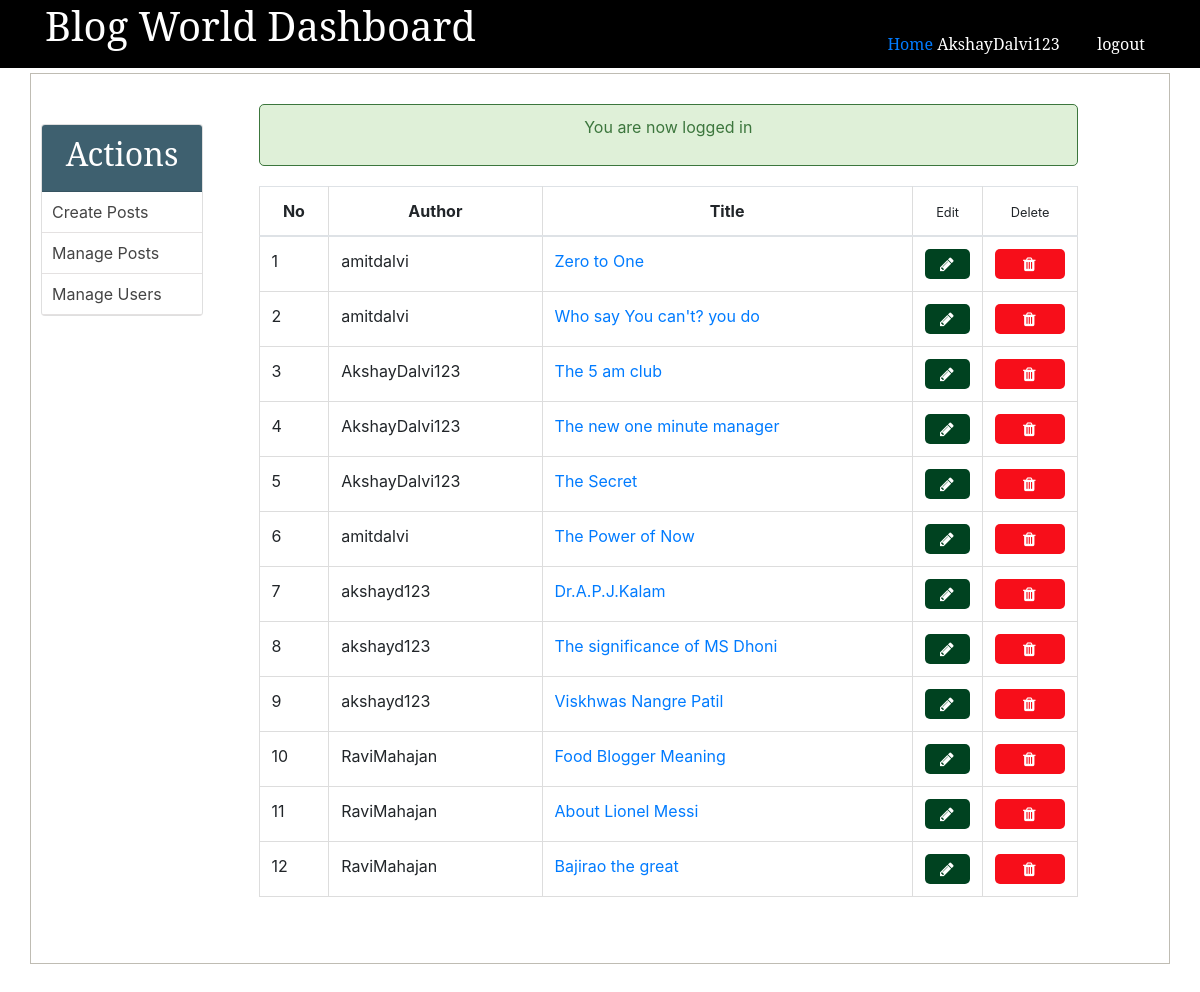
/admin/posts.php (signed in), run on the app's committed database.
### tables this page shows
CREATE TABLE `posts` (
  `id` int(11) NOT NULL,
  `user_id` int(11) DEFAULT NULL,
  `title` varchar(255) NOT NULL,
  `views` int(11) NOT NULL DEFAULT 0,
  `image` varchar(255) NOT NULL,
  `content` text NOT NULL,
  `created_at` timestamp NOT NULL DEFAULT current_timestamp() ON UPDATE current_timestamp(),
  `updated_at` timestamp NOT NULL DEFAULT '2021-08-08 00:20:25'
);

### admin/main/post_functions.php (called while the page is built, shortened)
<?php
function getAllPosts()
{
	global $conn;
	if ($_SESSION['user']['role'] == "Admin") {
		$sql = "SELECT * FROM posts";
	} elseif ($_SESSION['user']['role'] == "Author") {
		$user_id = $_SESSION['user']['id'];
		$sql = "SELECT * FROM posts WHERE user_id=$user_id";
	}
	$result = mysqli_query($conn, $sql);
	$posts = mysqli_fetch_all($result, MYSQLI_ASSOC);
	$final_posts = array();
	foreach ($posts as $post) {
		$post['author'] = getPostAuthorById($post['user_id']);
		array_push($final_posts, $post);
	}
	return $final_posts;
}
function getPostAuthorById($user_id)
{
	global $conn;
	$sql = "SELECT username FROM users WHERE id=$user_id";
	$result = mysqli_query($conn, $sql);
	if ($result) {
		return mysqli_fetch_assoc($result)['username'];
	} else {
		return null;
	}
}
?>

### admin/posts.php (the view, shortened to what this page needs)
<?php  include('../config.php'); ?>
<?php  include(ROOT_PATH . '/admin/main/post_functions.php'); ?>
<?php include(ROOT_PATH . '/admin/main/head_section.php'); ?>
<?php $posts = getAllPosts(); ?>
</head>
<body>
	<?php include(ROOT_PATH . '/admin/main/navbar.php') ?>
	<div class="container content">
		<?php include(ROOT_PATH . '/admin/main/menu.php') ?>
		<div class="table-div"  style="width: 80%;">
			<?php include(ROOT_PATH . '/admin/main/messages.php') ?>
			<?php if (empty($posts)): ?>
				<h1 style="text-align: center; margin-top: 20px;">No posts in the database.</h1>
			<?php else: ?>
				<table class="table">
						<thead>
						<th>No</th>
						<th>Author</th>
						<th>Title</th>
						<th><small>Edit</small></th>
						<th><small>Delete</small></th>
					</thead>
					<tbody>
					<?php foreach ($posts as $key => $post): ?>
						<tr>
							<td><?php echo $key + 1; ?></td>
							<td><?php echo $post['author']; ?></td>
							<td>
								<a 	target="_blank"
								href="">
									<?php echo $post['title']; ?>
								</a>
							</td>
								<td>
								<a class="fa fa-pencil btn edit"
									href="create_post.php?edit-post=<?php echo $post['id'] ?>">
								</a>
							</td>
							<td>
								<a  class="fa fa-trash btn delete"
									href="create_post.php?delete-post=<?php echo $post['id'] ?>">
								</a>
							</td>
						</tr>
					<?php endforeach ?>
					</tbody>
				</table>
			<?php endif ?>
		</div>
	</div>
</body>
</html>

### style/admin_style.css (style rules this page uses)
* { margin: 0px; padding: 0px; }
a { text-decoration: none; }
table { border-collapse: collapse; width: 70%; margin: 20px auto; }
th, td { padding: 8px; text-align: left; border: 1px solid #ddd; }
th { text-align: center; }
.btn { color: white; background: #4e6166; text-align: center; border: none; border-radius: 5px; display: block; letter-spacing: 0.1em; padding: 13px 20px; text-decoration: none; }
.container { width: 95%; margin: 5px auto 50px; border: 1px solid #bfbcb3; padding: 10px 0px 50px; }
.container:after { content: ""; display: block; clear: both; }
.table-div { float: left; width: 47%; }
.table-div table { width: 90%; }
.table-div a.fa { color: white; padding: 3px; }
.table-div .edit { background: #004220; }
.table-div .delete { background: #f70e1a; }

### data on the page
posts: author "amitdalvi", title "Zero to One"
posts: author "amitdalvi", title "Who say You can't? you do"
posts: author "AkshayDalvi123", title "The 5 am club"
posts: author "AkshayDalvi123", title "The new one minute manager"
posts: author "AkshayDalvi123", title "The Secret"
posts: author "amitdalvi", title "The Power of Now"
posts: author "akshayd123", title "Dr.A.P.J.Kalam"
posts: author "akshayd123", title "The significance of MS Dhoni"
posts: author "akshayd123", title "Viskhwas Nangre Patil"
posts: author "RaviMahajan", title "Food Blogger Meaning"
posts: author "RaviMahajan", title "About Lionel Messi"
posts: author "RaviMahajan", title "Bajirao the great"

### other printed values
$_SESSION['user']['username'] "AkshayDalvi123"
$_SESSION['message'] "You are now logged in"
